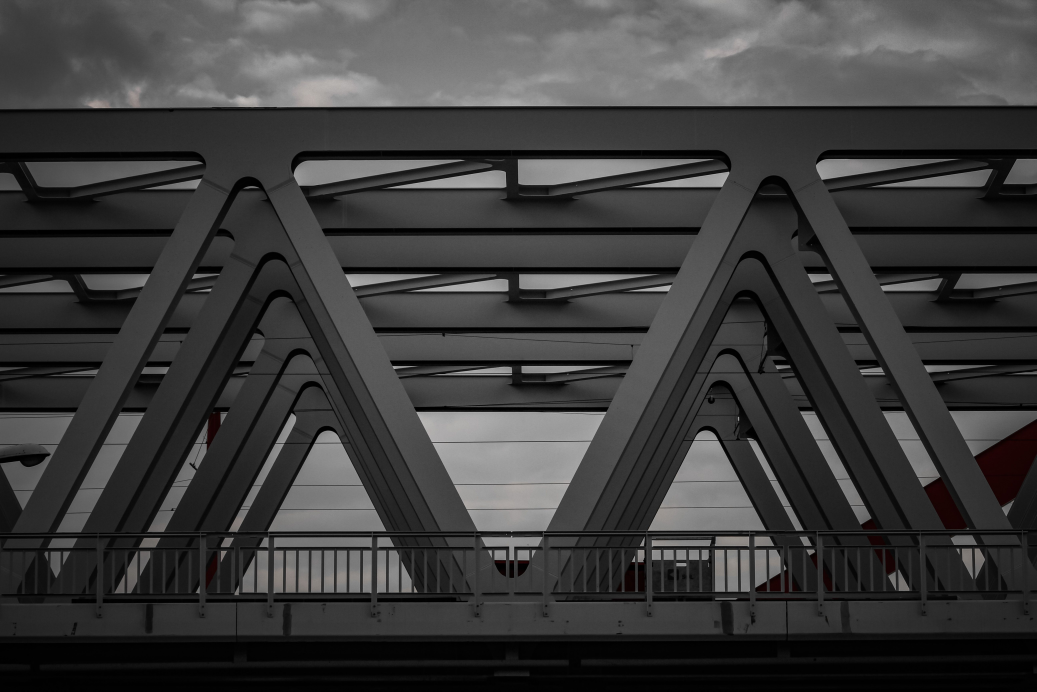
#> input picture data/images/test/pexels-dominik-257777306-14668116.jpg, 5184 x 3456 px (shown at 1/5 size)
$ python prepare_images.py
#> lines starting #> are read from the running program, lines starting #| are printed output that depends on the picture
"""
prepare_images.py - Step 11.6: Prepare construction site images for SegFormer.
Opens photos from bridgeX/data/images/ (without modifying originals), converts
them to RGB, resizes them while preserving aspect ratio, saves clean copies
into data/images/processed/, and verifies every saved file opens properly.
"""

import os
from PIL import Image, ImageOps, UnidentifiedImageError

from config import DATA_DIR

IMAGES_BASE_DIR = os.path.join(DATA_DIR, "images")
PROCESSED_DIR = os.path.join(IMAGES_BASE_DIR, "processed")

# Source folders to inspect (explicitly excludes 'processed' so we never re-process outputs)
SOURCE_FOLDERS = [
    os.path.join(IMAGES_BASE_DIR, "test"),
    os.path.join(IMAGES_BASE_DIR, "raw"),
    os.path.join(IMAGES_BASE_DIR, "train"),
    os.path.join(IMAGES_BASE_DIR, "validation"),
]

SUPPORTED_EXTENSIONS = (".jpg", ".jpeg", ".png", ".bmp", ".webp")
MAX_DIMENSION = 1024  # Max width or height (px) while preserving aspect ratio


def collect_source_images() -> list[str]:
    """Find all supported image files inside the source folders."""
    image_paths: list[str] = []
    seen = set()

    for folder in SOURCE_FOLDERS:
        if not os.path.isdir(folder):
            continue
        for entry in sorted(os.listdir(folder)):
            full_path = os.path.join(folder, entry)
            if (
                os.path.isfile(full_path)
                and entry.lower().endswith(SUPPORTED_EXTENSIONS)
                and full_path not in seen
            ):
                image_paths.append(full_path)
                seen.add(full_path)

    return image_paths


def prepare_single_image(src_path: str, output_dir: str, max_size: int = MAX_DIMENSION) -> str | None:
    """
    Open an image, fix EXIF orientation, convert to RGB, resize with aspect ratio
    preserved, save into output_dir, and verify the saved copy opens cleanly.
    """
#> called with output_dir = 'data/images/processed', max_size = 1024
    filename = os.path.basename(src_path)
    stem, ext = os.path.splitext(filename)
    out_ext = ".png" if ext.lower() == ".png" else ".jpg"
    out_path = os.path.join(output_dir, f"{stem}_prepared{out_ext}")

    print("-" * 65)
    print(f"Original : {filename}")
    print(f"Source   : {src_path}")

    try:
        with Image.open(src_path) as raw_img:
            # Respect camera rotation metadata before reading size
#> raw_img is the input picture: PIL image 5184x3456 RGB; mean R, G, B 60.5, 60.3, 60.2
            img = ImageOps.exif_transpose(raw_img)
            orig_w, orig_h = img.size
#> orig_w = 5184; orig_h = 3456
            orig_mode = img.mode
#> orig_mode = 'RGB'
            orig_format = raw_img.format
#> orig_format = 'JPEG'

            print(f"  Original Info  : format={orig_format}, size={orig_w}x{orig_h}, mode={orig_mode}")
#|   Original Info  : format=JPEG, size=5184x3456, mode=RGB

            # Convert RGBA / grayscale / palette images cleanly to 3-channel RGB
            if img.mode != "RGB":
                img = img.convert("RGB")
                print(f"  Converted Mode : {orig_mode} -> RGB")

            # Resize in-place while preserving exact aspect ratio (never stretches)
            img.thumbnail((max_size, max_size), Image.Resampling.LANCZOS)
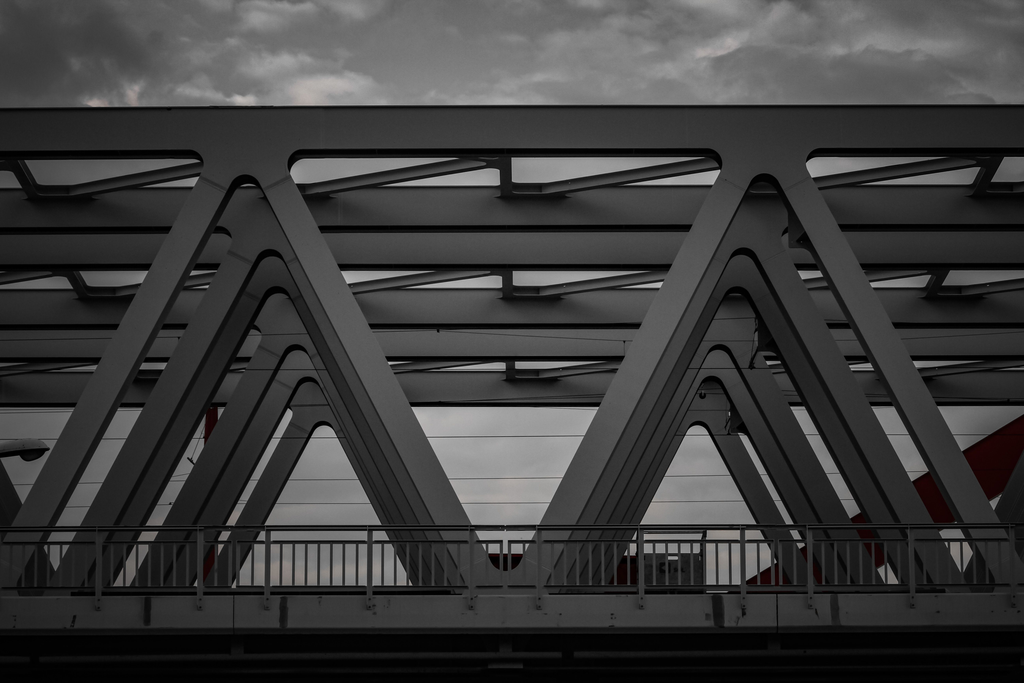
#> img: PIL image 1024x683 RGB; mean R, G, B 60.7, 60.4, 60.4
            new_w, new_h = img.size
#> new_w = 1024; new_h = 683

            if out_ext == ".png":
                img.save(out_path, format="PNG")
            else:
                img.save(out_path, format="JPEG", quality=95)

            print(f"  Resized Info   : {new_w}x{new_h} (aspect ratio preserved)")
#|   Resized Info   : 1024x683 (aspect ratio preserved)
            print(f"  Saved Copy To  : {out_path}")

    except (UnidentifiedImageError, OSError) as err:
        print(f"  ERROR: Could not process '{filename}' ({err})")
        return None

    # Verify the processed copy can be opened cleanly with Pillow
    try:
        with Image.open(out_path) as check_img:
#> (the run stopped early here; a loop or call above may not have finished)
